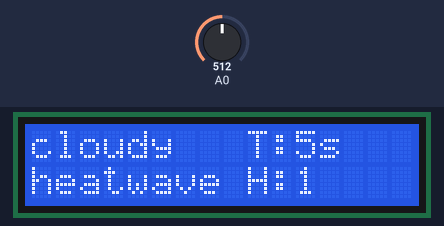
This sketch was run on a simulated Arduino Uno, built with avr-gcc and run on an emulated ATmega328P. Shown: 16×2 character LCD. The inputs (shaded band) are chosen by the test bench; at power-on: A0 = 512. Random numbers use the default seed unless the sketch sets one; what the sketch prints to the serial monitor is not drawn.

Above: at 1.2 s.
1.3 s: A0 set to 440
At 1.75 s:
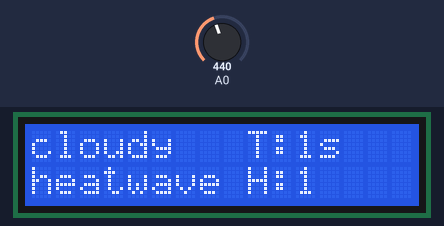
2.8 s: A0 set to 261
4.3 s: A0 set to 233
At 6.89 s:
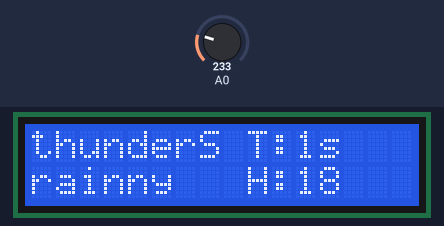
7.3 s: A0 set to 260
At 7.97 s:
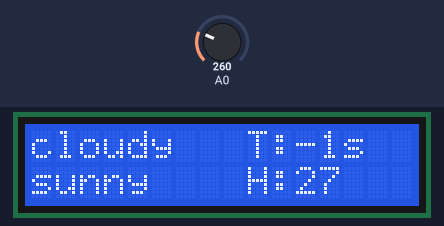
9.7 s: A0 set to 240
At 11.59 s:
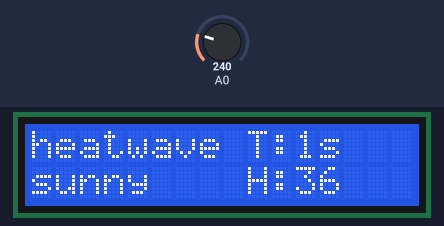

Measured:
- the behaviour switches between 250 and 249 on A0 (found by bisection; images 1 and 2)
- after the input at 1.3 s, the display: first changes after 0.08 s (image 1 shows a later state)

The sketch:

gestion_meteo.cpp.ino
```cpp
#include <LiquidCrystal.h>
#include <math.h>
#include <string.h>

bool depart = false;

//***************VAR_AFFICHAGE***************
LiquidCrystal lcd(8, 9, 4, 5, 6, 7);
int lcd_key     = 0;
int adc_key_in  = 0;
#define btnUP     1
#define btnDOWN   2
#define btnSELECT 4
bool Click1 =0;
bool Click2 =0;
unsigned long tmp=millis();
unsigned long tim=millis();
//tmp = millis();

//**************VAR_GESTION_CLICK************
int tempo =5;
int p;
int Time;

//****************VAR_HEURE******************
int heure =1;
unsigned long periodStart;
bool tic;

//****************VAR_METEO******************
long randNumber;
int q;
String tabMeteo[]= {"rainny","cloudy","sunny","heatwave","thunderS"};
int meteo;
int prevision;
bool midDay;
int temporisation;
bool envoi = false;

//*******************************************

//***************************AFFICHAGE*******************************
int read_LCD_buttons(){               // read the buttons
    adc_key_in = analogRead(0);       // read the value from the sensor
    if (millis()-tmp > 100){
        if (adc_key_in < 250){ //plage bouton1
            tempo ++;
            tmp = millis();
        return tempo;
        }
        else if (adc_key_in < 450) { //plage bouton 2
            tempo --;
            tmp = millis();
        return tempo;
        }
    }
}

void Init_Affichage(){
   lcd.begin(16, 2);               // start the library
             // set the LCD cursor   position
}
void affichage(){
    lcd.clear();
    lcd.setCursor(0,0);  // init cursor on the first line
    lcd.print(tabMeteo[meteo]);
    lcd.setCursor(9,0);
    lcd.print("T:");
    lcd.print(tempo);
    lcd.print("s");
    lcd.setCursor(0,1);  // move to the begining of the second line
    lcd.print(tabMeteo[prevision]);
    lcd.setCursor(9,1);
    lcd.print("H:");
    lcd.print(heure);

    lcd_key = read_LCD_buttons();   // read the buttons

}

//**************************METEO*****************************
typedef enum {
  IDLE_1,
  ENVOYER_1,
  FUTUR_1,
} METEO_STATE;

METEO_STATE CurrentState_1;

void Update_1(){
  METEO_STATE NextState_1 = CurrentState_1;
  switch (CurrentState_1)
{
    case IDLE_1:
      if (0<=p<10){
        if(q != 4)meteo = q+1;
        else meteo = 1;
        q = randNumber = random(5);
        NextState_1 = FUTUR_1;
      }
      else if (10<=p<12 && midDay == false){
        randNumber = random(5);
        meteo = randNumber;
        q = randNumber = random(5);
        NextState_1 = FUTUR_1;
      }
      else if (p > 12){
        meteo = prevision;
        randNumber = random(5);
        q=randNumber;
        NextState_1 = FUTUR_1;
      }
      break;

    case FUTUR_1:
      if (tic == true) NextState_1 = ENVOYER_1;
      break;

    case ENVOYER_1:
      if ((heure+1)%12 == 0 && (heure+1)%24 != 0){
        midDay = true;
        NextState_1 = IDLE_1;
      }
      else if (tic == true) NextState_1 = ENVOYER_1;
      else if ((heure+1)%24 == 0) NextState_1 = IDLE_1;
      break;

    default:
      NextState_1 = IDLE_1;
    }
    CurrentState_1 = NextState_1;
}

void Output_1(){
  switch(CurrentState_1){

    case IDLE_1:
       randNumber = random(100);
       p = randNumber;
       break;

    case FUTUR_1:
       prevision = q;
       midDay = false;
       break;

    case ENVOYER_1:
    if(envoi == true){
       Serial.write(45);
       int debut = Serial.write("#");
       int donne_meteo = Serial.print(tabMeteo[meteo]);
       Serial.print(",");
       int donne_prevision = Serial.print(tabMeteo[prevision]);
       Serial.print(",");
       int h = Serial.print(heure);
       int fin = Serial.write("!");
       envoi = false;
       break;

    }
  }
}

void Init_1(){

  int i = randNumber = random(5);
  q = randNumber = random(5);
  meteo = i;
  prevision = q;
  midDay = false;
  tic = false;

}

//**********************GESTION_CLICK****************************
typedef enum {
  IDLE_2,
  DECREASE_2,
  INCREASE_2//,
//  PLUS_2,
//  MOINS_2
} CLICK_STATE;

CLICK_STATE CurrentState_2;

void Update_2(){
  CLICK_STATE NextState_2 = CurrentState_2;
  switch (CurrentState_2)
{
    case IDLE_2:
      if (Click2) NextState_2 = DECREASE_2;
      else if (Click1) NextState_2 = INCREASE_2;
      break;

    case DECREASE_2:
      if (Click1){
        NextState_2 = INCREASE_2;
      }
      break;
/*
    case MOINS_2:
        if((millis()-Time)>2000)NextState_2 = DECREASE_2;
      break;

    case PLUS_2:
        if((millis()-Time)>2000)NextState_2 = INCREASE_2;
      break;
*/
    case INCREASE_2:
      if (Click2){
        NextState_2 = DECREASE_2;
      }
      break;

      default:
        NextState_2 = IDLE_2;
      }
    CurrentState_2 = NextState_2;
}

void Output_2(){
  switch(CurrentState_2){

    case IDLE_2:
     if((millis()-tim)>100){
      read_LCD_buttons();
       affichage();
       tim=millis();
     }
       break;

    case DECREASE_2:
       if((millis()-tim)>100){
        read_LCD_buttons();
        affichage();
        tim=millis();
       }
       break;

    case INCREASE_2:
       if((millis()-tim)>100){
        read_LCD_buttons();
        affichage();
        tim=millis();
       }
       break;
 /*
    case PLUS_2:
       tempo ++;
       Click1 = false;
       break;

    case MOINS_2:
       tempo --;
       Click2 = false;
       break;*/
  }
}

void Init_2(){

}

//*************************HEURE*******************************

typedef enum {
  IDLE_3,
  HEURE_3
} HEURE_STATE;
HEURE_STATE CurrentState_3;

void Update_3(){
  HEURE_STATE NextState_3 = CurrentState_3;
  switch (CurrentState_3)
{
    case IDLE_3:
      if ((millis()-periodStart) > (tempo*1000)) NextState_3 = HEURE_3;
      break;

    case HEURE_3:
        periodStart = millis();
        NextState_3 = IDLE_3;
      break;

    default:
      NextState_3 = IDLE_3;
    }
    CurrentState_3 = NextState_3;
}

void Output_3(){
  switch(CurrentState_3){

    case IDLE_3:
       tic = false;
       break;

    case HEURE_3:
       tic = true;
       envoi = true;
       heure++;
       break;
  }
}

void Init_3(){
 periodStart=millis();
}

//****************************************************************
void setup() {
  bool depart = false;
  while (depart == false){
   //  Serial.print(depart);
  // put your setup code here, to run once
    if(adc_key_in < 850){
      depart = true;
    }
     // Serial.print(depart);
  }
 // Serial.print(depart);
  if (depart == true){
    Serial.begin(9600);
    randomSeed(analogRead(0));
    Init_3();
    Init_1();
    Init_2();
    Init_Affichage();
  }
}

void loop() {
  // put your main code here, to run repeatedly:
  Output_3();
  Output_1();
  Output_2();

  Update_3();
  Update_1();
  Update_2();
}
```
